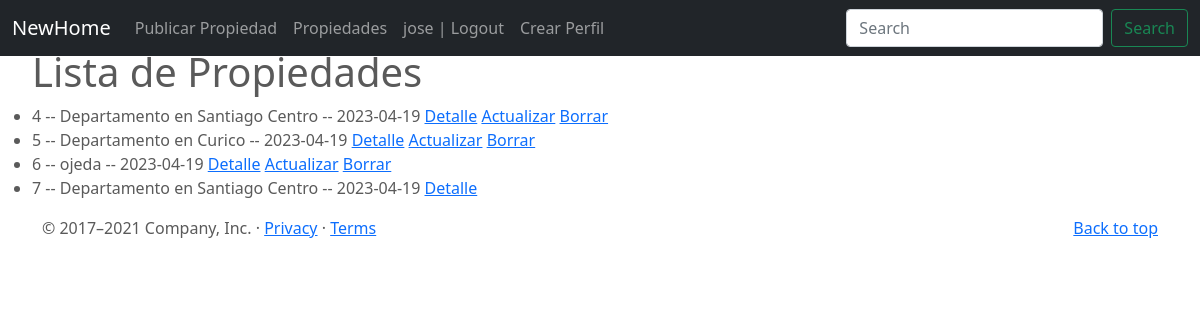
Page /propiedades/list (signed in) on the committed database.
### NewHome/models.py (models this page shows)
class Propiedades(models.Model):
    Propiedad_Descripcion = models.CharField(max_length=200)
    Propiedad_Direccion =  models.CharField(max_length=200)
    Numero_Habitaciones = models.PositiveIntegerField()
    Propiedad_Costo = models.PositiveIntegerField()
    publisher = models.ForeignKey(to=User, on_delete=models.CASCADE, related_name="publisher")
    imagen = models.ImageField(upload_to="propiedades", null=False, blank=False)
    Fecha_Publicacion = models.DateField(auto_now_add = True)
    def __str__(self):
        return f"{self.id} -- {self.Propiedad_Descripcion} -- {self.Fecha_Publicacion}"

### NewHome/views.py (the view)
# urls.py: path('propiedades/list', PropiedadesList.as_view(), name="propiedades-list"),
class PropiedadesList(ListView):
    model = Propiedades
    context_object_name = "propiedades"

### NewHome/templates/NewHome/propiedades_list.html (shortened to what this page needs)
{% extends "NewHome/base.html" %}
{% block main %}<ul>
    <h1> Lista de Propiedades</h1>
    {% for propiedades in object_list  %}
    <li>
        {{propiedades}}
        <a href="{% url 'propiedades-detail' propiedades.id %}" > Detalle</a>
        {% if user.is_authenticated and propiedades.publisher == user %}
            <a href="{% url 'propiedades-update' propiedades.id %}" > Actualizar</a>
            <a href="{% url 'propiedades-delete' propiedades.id %}" > Borrar</a>
        {% endif %}
    </li>
    {% endfor %}
    </ul>
{% endblock %}

### NewHome/templates/NewHome/base.html (shortened to what this page needs)
<!DOCTYPE html>
<html lang="en">
<head>
    {% load static %}
<link href="{% static 'NewHome/css/bootstrap.min.css' %}" rel="stylesheet">
    <link href="{% static 'NewHome/css/carousel.css' %}" rel="stylesheet">
  </head>
  <body>
<header>
  <nav class="navbar navbar-expand-md navbar-dark fixed-top bg-dark">
    <div class="container-fluid">
      <a class="navbar-brand" href="{% url 'index' %}">NewHome</a>
      <div class="collapse navbar-collapse" id="navbarCollapse">
        <ul class="navbar-nav me-auto mb-2 mb-md-0">
          <li class="nav-item">
            <a class="nav-link" href="{% url 'propiedades-create' %}">Publicar Propiedad</a>
          <li class="nav-item">
            <a class="nav-link" href="{% url 'propiedades-list' %}">Propiedades</a>
           </li>
            {% if user.is_authenticated %}
                <li class="nav-item">
                  <a class="nav-link" href="{% url 'logout' %}"> {{user.username}} | Logout</a>
                </li>
                <li class="nav-item">
                  <a class="nav-link" href="{% url 'profile-create' %}"> Crear Perfil</a>
                </li>
              {% endif %}
        </ul>
        <form class="d-flex">
          <input class="form-control me-2" type="search" placeholder="Search" aria-label="Search">
          <button class="btn btn-outline-success" type="submit">Search</button>
        </form>
      </div>
    </div>
  </nav>
</header>
{% block main %}
{% endblock%}
  <footer class="container">
    <p class="float-end"><a href="{% url 'index' %}">Back to top</a></p>
    <p>© 2017–2021 Company, Inc. · <a href="https://getbootstrap.com/docs/5.0/examples/carousel/#">Privacy</a> · <a href="https://getbootstrap.com/docs/5.0/examples/carousel/#">Terms</a></p>
  </footer>
  </body>
</html>

### NewHome/static/NewHome/css/carousel.css (style rules this page uses)
body { padding-top: 3rem; padding-bottom: 3rem; color: #5a5a5a; }

### rows in the picture
Propiedades: id+Propiedad_Descripcion+Fecha_Publicacion "4 -- Departamento en Santiago Centro -- 2023-04-19", shows "Actualizar"
Propiedades: id+Propiedad_Descripcion+Fecha_Publicacion "5 -- Departamento en Curico -- 2023-04-19", shows "Actualizar"
Propiedades: id+Propiedad_Descripcion+Fecha_Publicacion "6 -- ojeda -- 2023-04-19", shows "Actualizar"
Propiedades: id+Propiedad_Descripcion+Fecha_Publicacion "7 -- Departamento en Santiago Centro -- 2023-04-19"

### other values in the picture
{{ user.username }} "jose"
